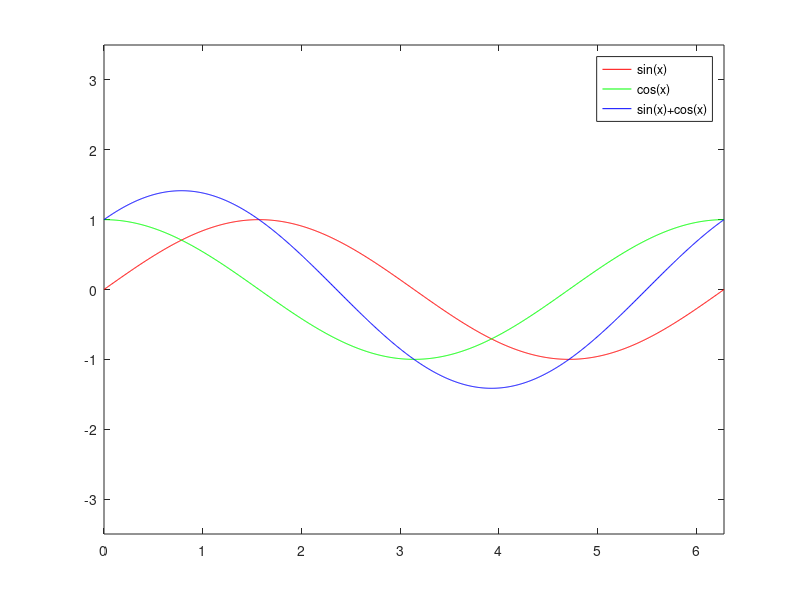

Source code (MATLAB):
clear ; clc ;close all
x0 = 0 ; % valor inicial de X
xf = 2*pi ; % valor final de Y
x = linspace(x0,xf,1000) ; % matriz unidimensional 
y1 = sin(x) ; % função 1
y2 = cos(x) ; % função 2
y3 = y1 + y2 ; % função 3
%
figure(1),
plot(x,y1,'Color',[1 0 0]) ; hold on
plot(x,y2,'Color',[0 1 0]) ; hold on
plot(x,y3,'Color',[0 0 1]) ; hold off
legend('sin(x)','cos(x)','sin(x)+cos(x)','Location','best') ;
axis([x0 xf -3.5 3.5])
print('plot_2d','-dpng');